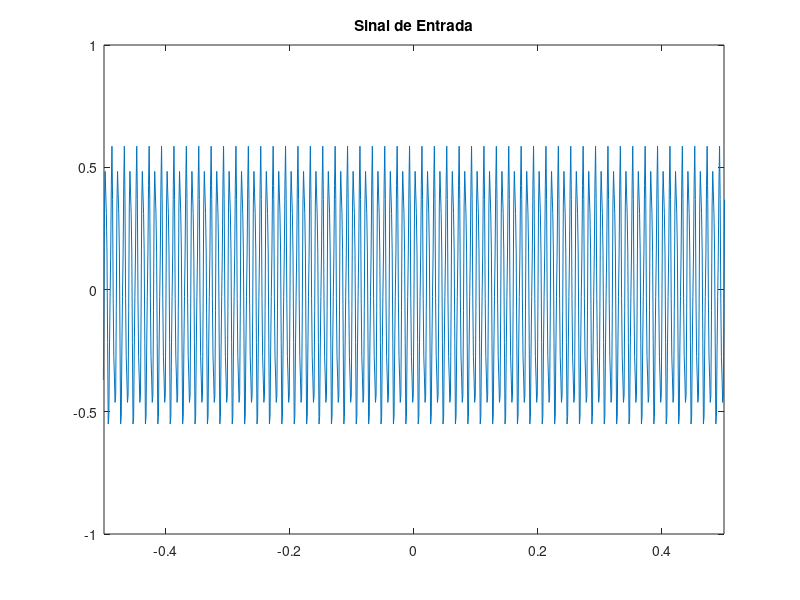
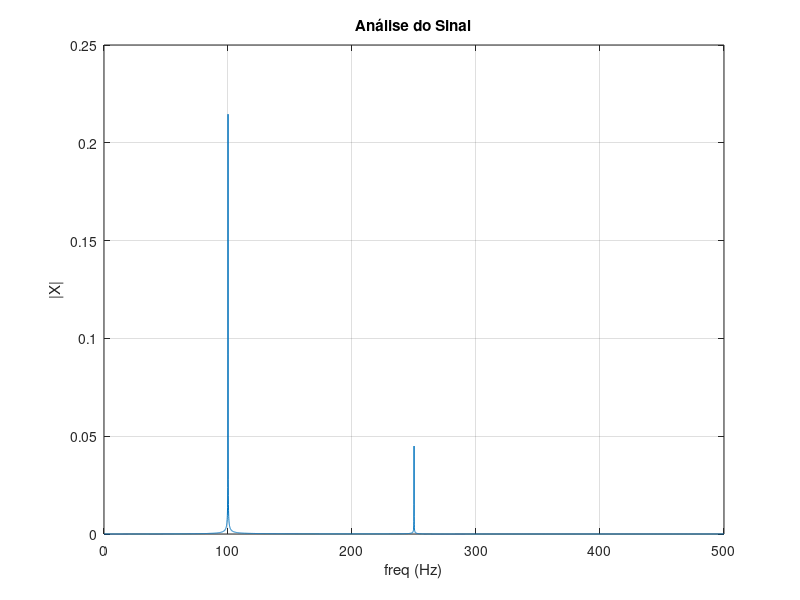

Write the MATLAB code that produced these figures, in order.
clc;
clear all;
close all;
disp('Processando...');
%------------------------------------------
% Sinal
fs = 1000;
t = -2*pi:1/fs:2*pi;
x = 0.5*sin(2*pi*100*t) + 0.1*sin(2*pi*250*t);
%------------------------------------------
% FFT
N = length(x);
T = N/fs; % período

fc = ceil(N/2); % para ajustar os dados do vetor
freq = linspace(0, fs/2, fc);
X = fft(x)/N;
X = X(1:fc);
figure;
plot(t,x);
title('Sinal de Entrada');
axis([-0.5 0.5 -1 1])
%------------------------------------------
figure;
plot(freq(1:fc), abs(X));
ylabel('|X|');
title('Análise do Sinal');
xlabel('freq (Hz)');
grid on;
%------------------------------------------
disp('Fim');
